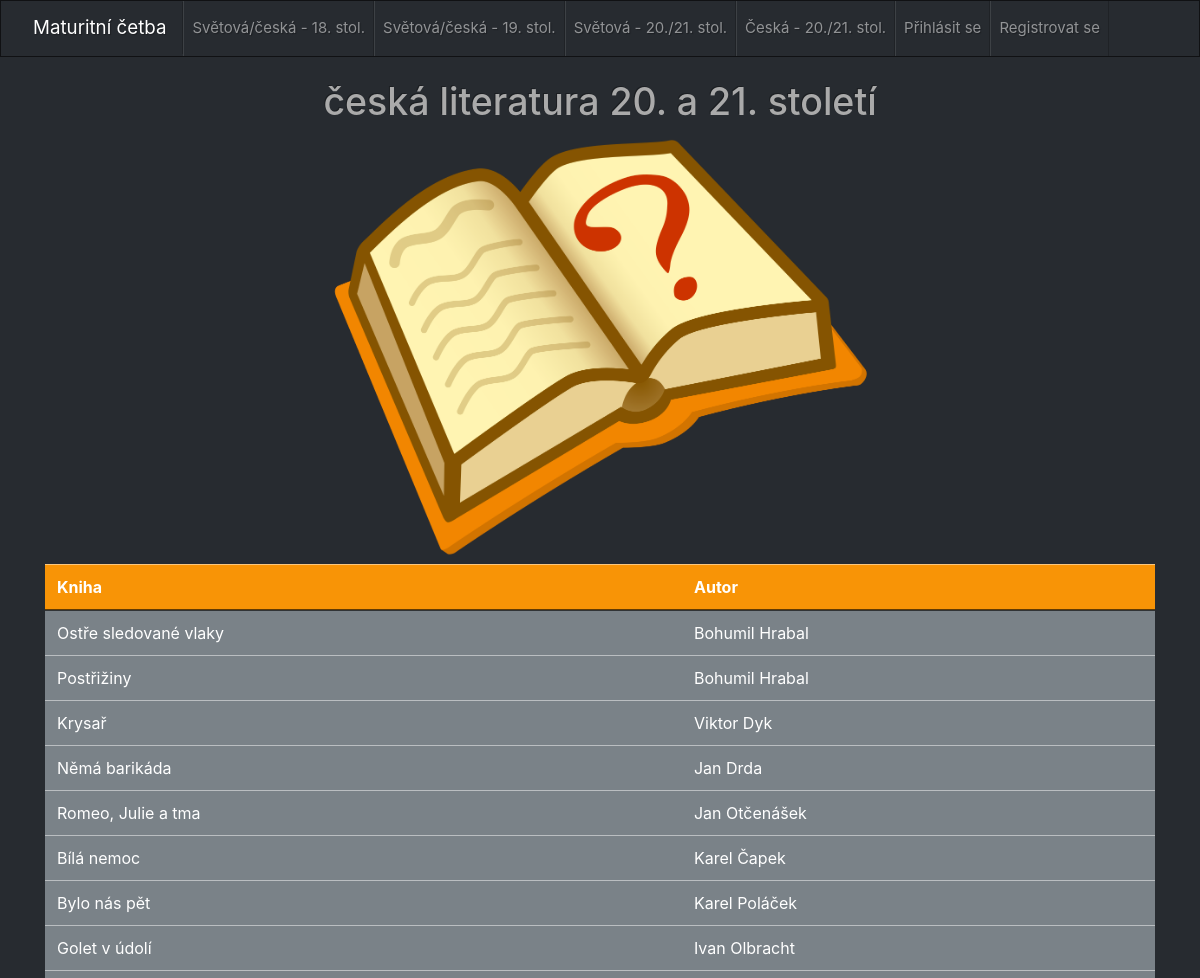
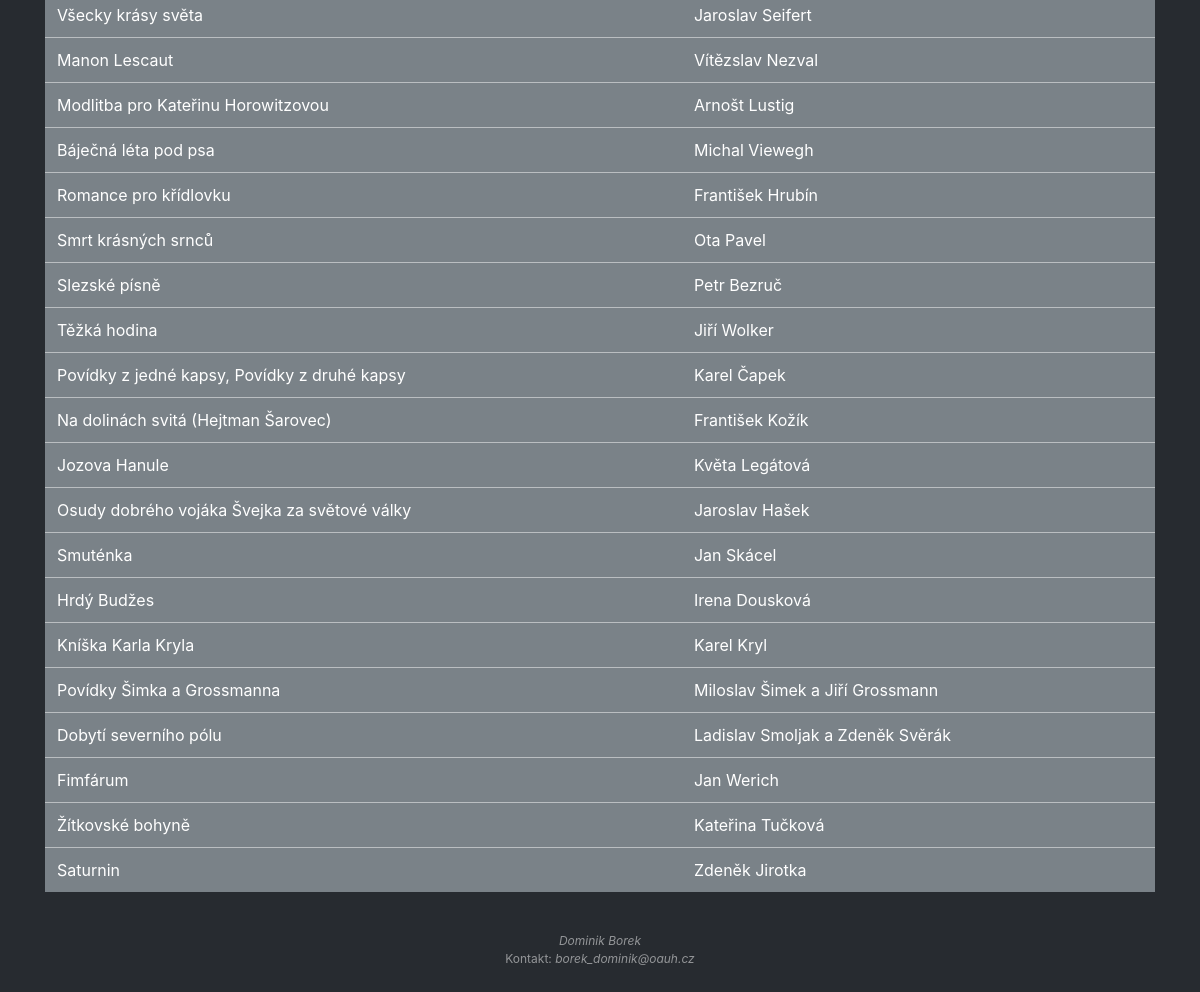
Page /index.php/cetba_controller/ctvrta_strana on the committed database (2 pictures, top to bottom).
### tables this page shows
CREATE TABLE `menu` (
  `idmenu` int(11) NOT NULL,
  `id_categorie` varchar(45) DEFAULT NULL,
  `categorie` varchar(45) DEFAULT NULL
);

CREATE TABLE `knihy` (
  `id_knihy` int(11) NOT NULL,
  `nazev_knihy` varchar(45) DEFAULT NULL,
  `autor` varchar(45) DEFAULT NULL,
  `prebal` varchar(500) DEFAULT NULL,
  `obdobi_idobdobi` int(11) NOT NULL
);

### application/controllers/Cetba_controller.php (called while the page is built, shortened)
<?php defined('BASEPATH') OR exit('No direct script access allowed');
class Cetba_controller extends CI_Controller {
	function  __construct(){
		$this->load->model('cetba_model');
	}
	public function ctvrta_strana() {
	    $data['menu'] = $this->cetba_model->get_menu_polozky();
	    $data['knihy'] = $this->cetba_model->get_strana_4();
		$this->load->view('layout/header');
		$this->load->view('layout/navbar', $data);
		$this->load->view('pages/ctvrta_strana', $data);
		$this->load->view('layout/footer');
	}
}

### index.php (called while the page is built, shortened)
<?php
require_once BASEPATH.'core/CodeIgniter.php';

### application/models/Cetba_model.php (called while the page is built, shortened)
<?php
class cetba_model extends CI_Model{
	public function get_menu_polozky()
	{
		$this->db->select('categorie, id_categorie');
		$this->db->from('menu');
		$this->db->order_by('idmenu');
		$query = $this->db->get();
		return $query->result();
	}
    public function get_strana_4()
    {
        $this->db->select('nazev_knihy, autor, id_knihy');
        $this->db->from('knihy');
        $this->db->where('obdobi_idobdobi=4');
        $this->db->order_by('id_knihy');
        $query = $this->db->get();
        return $query->result();
	}
}

### application/views/pages/ctvrta_strana.php (the view)
<div class="container">
<br>
<h1>česká literatura 20. a 21. století</h1>
<img src="assets/pic/book_1.png" alt="book" class="center_1">
  <table class="table">
  <thead>
    <tr class="table-warning">
      <th scope="col">Kniha</th>
      <th scope="col">Autor</th>
    </tr>
  </thead>
  <tbody>
     <?php foreach($knihy as $knihy): ?>
      <tr class="table-secondary">
            <td>
              <a href="<?php echo base_url("kniha/".$knihy->id_knihy);?>">
                <?php echo $knihy->nazev_knihy;?>
            </td>
            <td>
                <?php echo $knihy->autor; ?>
            </td>
    </tr>
  <?php endforeach; ?>
  </tbody>
</table>
</div>

### application/views/layout/navbar.php (shortened to what this page needs)
<body>
	<nav class="navbar navbar-expand-lg navbar-dark bg-dark">
	  <a class="navbar-brand" href="<?php echo base_url();?>">Maturitní četba</a>
	  <div class="collapse navbar-collapse" id="navbarColor02">
	    <ul class="navbar-nav mr-auto">
			<?php foreach($menu as $p): ?>
                       <li class="nav-item">
                           <a class="nav-link" href="<?php echo base_url($p->id_categorie)?>"><?= $p->categorie ?><span class="sr-only">(current)</span></a>
                       </li>
               <?php endforeach; ?>
	    </ul>
	  </div>
	</nav>

### assets/css/mycss.css (style rules this page uses)
h1 { text-align: center; }
.center_1 { display: block; margin-left: auto; margin-right: auto; width: 50%; }

### rows in the picture
menu: categorie "Světová/česká - 18. stol."
menu: categorie "Světová/česká - 19. stol."
menu: categorie "Světová - 20./21. stol."
menu: categorie "Česká - 20./21. stol."
menu: categorie "Přihlásit se"
menu: categorie "Registrovat se"
knihy: nazev_knihy "Ostře sledované vlaky", autor "Bohumil Hrabal"
knihy: nazev_knihy "Postřižiny", autor "Bohumil Hrabal"
knihy: nazev_knihy "Krysař", autor "Viktor Dyk"
knihy: nazev_knihy "Němá barikáda", autor "Jan Drda"
knihy: nazev_knihy "Romeo, Julie a tma", autor "Jan Otčenášek"
knihy: nazev_knihy "Bílá nemoc", autor "Karel Čapek"
knihy: nazev_knihy "Bylo nás pět", autor "Karel Poláček"
knihy: nazev_knihy "Golet v údolí", autor "Ivan Olbracht"
knihy: nazev_knihy "Všecky krásy světa", autor "Jaroslav Seifert"
knihy: nazev_knihy "Manon Lescaut", autor "Vítězslav Nezval"
knihy: nazev_knihy "Modlitba pro Kateřinu Horowitzovou", autor "Arnošt Lustig"
knihy: nazev_knihy "Báječná léta pod psa", autor "Michal Viewegh"
knihy: nazev_knihy "Romance pro křídlovku", autor "František Hrubín"
knihy: nazev_knihy "Smrt krásných srnců", autor "Ota Pavel"
knihy: nazev_knihy "Slezské písně", autor "Petr Bezruč"
knihy: nazev_knihy "Těžká hodina", autor "Jiří Wolker"
knihy: nazev_knihy "Povídky z jedné kapsy, Povídky z druhé kapsy", autor "Karel Čapek"
knihy: nazev_knihy "Na dolinách svitá (Hejtman Šarovec)", autor "František Kožík"
knihy: nazev_knihy "Jozova Hanule", autor "Květa Legátová"
knihy: nazev_knihy "Osudy dobrého vojáka Švejka za světové války", autor "Jaroslav Hašek"
knihy: nazev_knihy "Smuténka", autor "Jan Skácel"
knihy: nazev_knihy "Hrdý Budžes", autor "Irena Dousková"
knihy: nazev_knihy "Kníška Karla Kryla", autor "Karel Kryl"
knihy: nazev_knihy "Povídky Šimka a Grossmanna", autor "Miloslav Šimek a Jiří Grossmann"
knihy: nazev_knihy "Dobytí severního pólu", autor "Ladislav Smoljak a Zdeněk Svěrák"
knihy: nazev_knihy "Fimfárum", autor "Jan Werich"
knihy: nazev_knihy "Žítkovské bohyně", autor "Kateřina Tučková"
knihy: nazev_knihy "Saturnin", autor "Zdeněk Jirotka"
